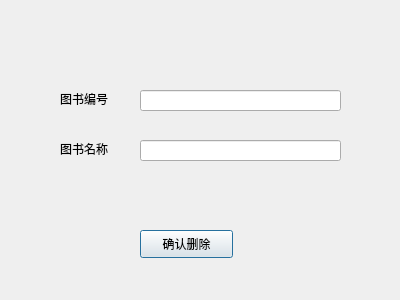
<?xml version="1.0" encoding="UTF-8"?>
<ui version="4.0">
 <class>book_delete</class>
 <widget class="QDialog" name="book_delete">
  <property name="geometry">
   <rect>
    <x>0</x>
    <y>0</y>
    <width>400</width>
    <height>300</height>
   </rect>
  </property>
  <property name="windowTitle">
   <string>Dialog</string>
  </property>
  <widget class="QLabel" name="ISBN_d">
   <property name="geometry">
    <rect>
     <x>60</x>
     <y>90</y>
     <width>72</width>
     <height>15</height>
    </rect>
   </property>
   <property name="text">
    <string>&lt;html&gt;&lt;head/&gt;&lt;body&gt;&lt;p&gt;图书编号&lt;/p&gt;&lt;/body&gt;&lt;/html&gt;</string>
   </property>
  </widget>
  <widget class="QLabel" name="book_name_d">
   <property name="geometry">
    <rect>
     <x>60</x>
     <y>140</y>
     <width>72</width>
     <height>15</height>
    </rect>
   </property>
   <property name="text">
    <string>&lt;html&gt;&lt;head/&gt;&lt;body&gt;&lt;p&gt;图书名称&lt;/p&gt;&lt;/body&gt;&lt;/html&gt;</string>
   </property>
  </widget>
  <widget class="QLineEdit" name="ISBN_d_2">
   <property name="geometry">
    <rect>
     <x>140</x>
     <y>90</y>
     <width>201</width>
     <height>21</height>
    </rect>
   </property>
  </widget>
  <widget class="QLineEdit" name="book_name_d_2">
   <property name="geometry">
    <rect>
     <x>140</x>
     <y>140</y>
     <width>201</width>
     <height>21</height>
    </rect>
   </property>
  </widget>
  <widget class="QPushButton" name="pushButton">
   <property name="geometry">
    <rect>
     <x>140</x>
     <y>230</y>
     <width>93</width>
     <height>28</height>
    </rect>
   </property>
   <property name="text">
    <string>确认删除</string>
   </property>
  </widget>
 </widget>
 <resources/>
 <connections/>
</ui>
